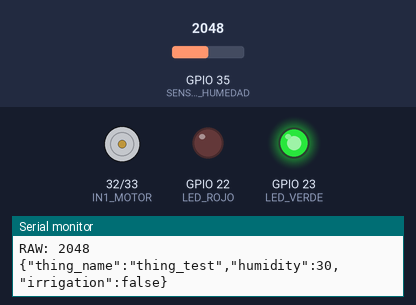
Simulated run of this sketch. Board: ESP32. Shown: motor-driver pin pairs drawn as motors (green arrow = first pin HIGH = forward, orange = second pin HIGH = backward, longer = more drive), output pins drawn as LEDs (lit = HIGH), the last lines printed to the serial monitor. Dashed ring = blinking. The inputs (shaded band) are chosen by the test bench; at power-on: GPIO 35 (SENSOR_HUMEDAD) = 2048 (analog values on the 0–4095 scale). WiFi joins after 1.5 s; servers stay silent unless stated; no MQTT or app messages arrive unless stated.

Above: at 2.7 s.
2.8 s: GPIO 35 (SENSOR_HUMEDAD) set to 57
7.9 s: GPIO 35 (SENSOR_HUMEDAD) set to 47
At 12.06 s:
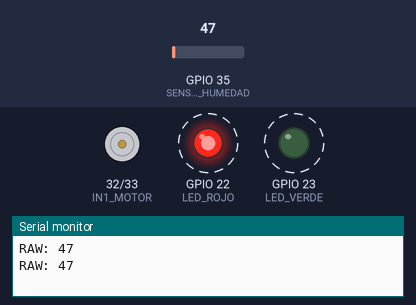
14.4 s: GPIO 35 (SENSOR_HUMEDAD) set to 4090
At 14.8 s:
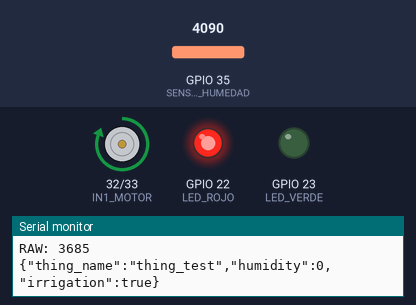
20.9 s: GPIO 35 (SENSOR_HUMEDAD) set to 3982
At 21.7 s:
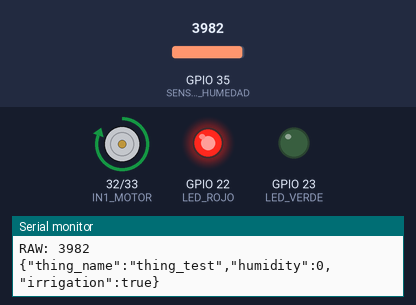
27.5 s: GPIO 35 (SENSOR_HUMEDAD) set to 2092
32.4 s: GPIO 35 (SENSOR_HUMEDAD) set to 2004
At 37.2 s:
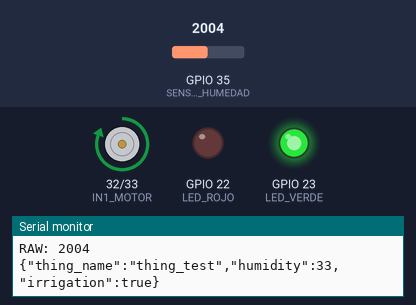
Timing chart, 0 to 38.7 s (numbered marks = the images above; inputs shaded):
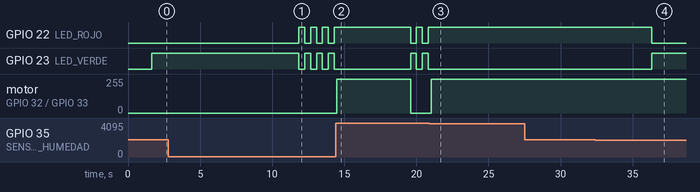

The sketch:

smart_plant.ino
```cpp
#include "config.h"
#include "sensor.h"
#include "pump.h"
#include "leds.h"
#include "aws_iot.h"

int humidity;

void setup() {
    Serial.begin(115200);

    initSensor();
    initPump();
    initLeds();
    initAWS();
}

void loop() {

    loopAWS();

    humidity = readHumidity();

    if(!isSensorOk()){
        ledError();
        turnPumpOff();
        return;
    }

    if(humidity < 30){
        ledDry();
        turnPumpOn();
    }
    else if(humidity > 70){
        ledWet();
        turnPumpOff();
    }
    else{
        setLeds(false,true);
    }

    publishTelemetry(
        humidity,
        isPumpOn()
    );

    delay(5000);
}
```

aws_iot.cpp
```cpp
#include <WiFi.h>
#include <WiFiClientSecure.h>
#include <PubSubClient.h>
#include <ArduinoJson.h>

#include "config.h"
#include "secrets.h"
#include "pump.h"

WiFiClientSecure wifiClient;
PubSubClient client(wifiClient);

String shadowUpdateTopic;
String shadowDeltaTopic;
String telemetryTopic;

void buildTopics() {
    String base = "$aws/things/" + String(THING_NAME) + "/shadow";

    shadowUpdateTopic = base + "/update";
    shadowDeltaTopic  = base + "/update/delta";

    telemetryTopic =
      "macetas/" + String(THING_NAME) + "/telemetry";
}

void callback(char* topic,
              byte* payload,
              unsigned int length)
{
    String msg;

    for(int i=0;i<length;i++)
        msg += (char)payload[i];

    Serial.println("MQTT recibido:");
    Serial.println(msg);

    StaticJsonDocument<512> doc;

    if(deserializeJson(doc,msg))
        return;

    if(String(topic)==shadowDeltaTopic){

        JsonObject state =
        doc["state"].as<JsonObject>();

        if(state.containsKey("irrigation")){

            bool cmd =
            state["irrigation"].as<bool>();

            if(cmd)
                turnPumpOn();
            else
                turnPumpOff();
        }
    }
}

void connectWiFi() {
    Serial.print("Conectando WiFi");

    WiFi.begin(WIFI_SSID,WIFI_PASS);

    while(WiFi.status()!=WL_CONNECTED){
        delay(500);
        Serial.print(".");
    }

    Serial.println();
    Serial.println("WiFi OK");
}

void reconnectMQTT() {
    while(!client.connected()){

        Serial.println("Conectando AWS MQTT...");

        if(client.connect(CLIENT_ID)){
            Serial.println("MQTT conectado");

            client.subscribe(
                shadowDeltaTopic.c_str()
            );
        }
        else{
            Serial.println(client.state());
            delay(5000);
        }
    }
}

void initAWS() {
    buildTopics();

    connectWiFi();

    wifiClient.setCACert(
        AMAZON_ROOT_CA1
    );

    wifiClient.setCertificate(
        CERTIFICATE
    );

    wifiClient.setPrivateKey(
        PRIVATE_KEY
    );

    client.setServer(
        MQTT_BROKER,
        MQTT_PORT
    );

    client.setCallback(callback);
}

void loopAWS() {
    if(!client.connected())
        reconnectMQTT();

    client.loop();
}

void publishTelemetry(int humidity,
                      bool irrigation)
{
    if(!client.connected())
        return;

    StaticJsonDocument<256> doc;

    doc["thing_name"] = THING_NAME;
    doc["humidity"] = humidity;
    doc["irrigation"] = irrigation;

    char buffer[256];

    serializeJson(doc,buffer);

    client.publish(
        telemetryTopic.c_str(),
        buffer
    );

    Serial.println(buffer);
}
```

aws_iot.h
```cpp
#ifndef AWS_IOT_H
#define AWS_IOT_H

void initAWS();
void loopAWS();
void publishTelemetry(
    int humidity,
    bool irrigation
);

#endif
```

leds.cpp
```cpp
#include <Arduino.h>
#include "config.h"

bool blinkState = false;
unsigned long previousBlink = 0;

void initLeds() {
    pinMode(LED_ROJO, OUTPUT);
    pinMode(LED_VERDE, OUTPUT);

    digitalWrite(LED_ROJO, LOW);
    digitalWrite(LED_VERDE, LOW);
}

void setLeds(bool red, bool green){
    digitalWrite(LED_ROJO, red ? HIGH : LOW);
    digitalWrite(LED_VERDE, green ? HIGH : LOW);
}

void ledDry() {
    setLeds(true,false);
}

void ledWet() {
    setLeds(false,true);
}

void ledError() {
    unsigned long now = millis();

    if(now - previousBlink >= 400){
        previousBlink = now;
        blinkState = !blinkState;

        digitalWrite(LED_ROJO, blinkState);
        digitalWrite(LED_VERDE, !blinkState);
    }
}

void ledIrrigating() {
    unsigned long now = millis();

    if(now - previousBlink >= 400){
        previousBlink = now;
        blinkState = !blinkState;

        digitalWrite(LED_ROJO, blinkState);
        digitalWrite(LED_VERDE, LOW);
    }
}
```

leds.h
```cpp
#ifndef LEDS_H
#define LEDS_H

void initLeds();
void setLeds(bool red, bool green);

void ledDry();
void ledWet();
void ledIrrigating();
void ledError();

#endif
```

pump.cpp
```cpp
#include <Arduino.h>
#include "config.h"

bool pumpState = false;

void turnPumpOff() {
    digitalWrite(IN1_MOTOR, LOW);
    digitalWrite(IN2_MOTOR, LOW);
    pumpState = false;
}

void initPump() {
    pinMode(IN1_MOTOR, OUTPUT);
    pinMode(IN2_MOTOR, OUTPUT);
    turnPumpOff();
}

void turnPumpOn() {
    digitalWrite(IN1_MOTOR, HIGH);
    digitalWrite(IN2_MOTOR, LOW);
    pumpState = true;
}

bool isPumpOn() {
    return pumpState;
}
```

pump.h
```cpp
#ifndef PUMP_H
#define PUMP_H

void initPump();
void turnPumpOn();
void turnPumpOff();
bool isPumpOn();

#endif
```

secrets.cpp
```cpp
#include <Arduino.h>
#include "secrets.h"

const char* WIFI_SSID = "UCB-PREMIUM";
const char* WIFI_PASS = "lacatoucb";

const char* MQTT_BROKER =
"a2clru565w1hxm-ats.iot.us-east-1.amazonaws.com";

const int MQTT_PORT = 8883;

const char AMAZON_ROOT_CA1[] PROGMEM = R"EOF(
-----BEGIN CERTIFICATE-----
MIIDQTCCAimgAwIBAgITBmyfz5m/jAo54vB4ikPmljZbyjANBgkqhkiG9w0BAQsF
ADA5MQswCQYDVQQGEwJVUzEPMA0GA1UEChMGQW1hem9uMRkwFwYDVQQDExBBbWF6
b24gUm9vdCBDQSAxMB4XDTE1MDUyNjAwMDAwMFoXDTM4MDExNzAwMDAwMFowOTEL
MAkGA1UEBhMCVVMxDzANBgNVBAoTBkFtYXpvbjEZMBcGA1UEAxMQQW1hem9uIFJv
b3QgQ0EgMTCCASIwDQYJKoZIhvcNAQEBBQADggEPADCCAQoCggEBALJ4gHHKeNXj
ca9HgFB0fW7Y14h29Jlo91ghYPl0hAEvrAIthtOgQ3pOsqTQNroBvo3bSMgHFzZM
9O6II8c+6zf1tRn4SWiw3te5djgdYZ6k/oI2peVKVuRF4fn9tBb6dNqcmzU5L/qw
IFAGbHrQgLKm+a/sRxmPUDgH3KKHOVj4utWp+UhnMJbulHheb4mjUcAwhmahRWa6
VOujw5H5SNz/0egwLX0tdHA114gk957EWW67c4cX8jJGKLhD+rcdqsq08p8kDi1L
93FcXmn/6pUCyziKrlA4b9v7LWIbxcceVOF34GfID5yHI9Y/QCB/IIDEgEw+OyQm
jgSubJrIqg0CAwEAAaNCMEAwDwYDVR0TAQH/BAUwAwEB/zAOBgNVHQ8BAf8EBAMC
AYYwHQYDVR0OBBYEFIQYzIU07LwMlJQuCFmcx7IQTgoIMA0GCSqGSIb3DQEBCwUA
A4IBAQCY8jdaQZChGsV2USggNiMOruYou6r4lK5IpDB/G/wkjUu0yKGX9rbxenDI
U5PMCCjjmCXPI6T53iHTfIUJrU6adTrCC2qJeHZERxhlbI1Bjjt/msv0tadQ1wUs
N+gDS63pYaACbvXy8MWy7Vu33PqUXHeeE6V/Uq2V8viTO96LXFvKWlJbYK8U90vv
o/ufQJVtMVT8QtPHRh8jrdkPSHCa2XV4cdFyQzR1bldZwgJcJmApzyMZFo6IQ6XU
5MsI+yMRQ+hDKXJioaldXgjUkK642M4UwtBV8ob2xJNDd2ZhwLnoQdeXeGADbkpy
rqXRfboQnoZsG4q5WTP468SQvvG5
-----END CERTIFICATE-----
)EOF";

const char CERTIFICATE[] PROGMEM = R"KEY(
-----BEGIN CERTIFICATE-----
MIIDWTCCAkGgAwIBAgIUf0iyyXGbOwbJ8CwnIC9JvDGoJ/gwDQYJKoZIhvcNAQEL
BQAwTTFLMEkGA1UECwxCQW1hem9uIFdlYiBTZXJ2aWNlcyBPPUFtYXpvbi5jb20g
SW5jLiBMPVNlYXR0bGUgU1Q9V2FzaGluZ3RvbiBDPVVTMB4XDTI2MDQyOTIyMjA0
MloXDTQ5MTIzMTIzNTk1OVowHjEcMBoGA1UEAwwTQVdTIElvVCBDZXJ0aWZpY2F0
ZTCCASIwDQYJKoZIhvcNAQEBBQADggEPADCCAQoCggEBAOKqS1GFK+EV9fM7JvaO
BxkEkFH3hWZtvw5OJ5hQYwF0evaGbJSZ59EPMT1O+2i5Em3KxzKzFJ0rWOD6vMau
QYoQRq/QVgnVXbNqGRn652h6mT/Hk5L2gTVd9l97TbttAgsdI8lCJSN/jgtZF3bF
VC83XSurwWVtFr+9lW5JLbBRJVtRRwEisQl/4BJEMjRPGcRYtUaBaBdGN6nOqGEW
mjf8q7v2cw7dSXs5lWFEvVOLl21QyZ6Ifh01AEBlz+7FGxClwl62EP6H8nvpNdAd
LcrAhUnCBSmRI29tiENDpRDi2nW8QD5llyf5TIBt11Ha5Iaz0QDngIIfnhF/xTx7
YDsCAwEAAaNgMF4wHwYDVR0jBBgwFoAUCnrjgUB3OT5OhL2CZWFAwiwnUs0wHQYD
VR0OBBYEFKg0Lcm9Z0faM1W48/9fSmcWI9yzMAwGA1UdEwEB/wQCMAAwDgYDVR0P
AQH/BAQDAgeAMA0GCSqGSIb3DQEBCwUAA4IBAQB9Mr4ktl2C+ZJef5329MqX3J4G
0lhu+fagTeULZD2Wum0Bsc2osXDjnG7R66wIKuCHzROH67nZOfKkf6tgpfAws92L
931uzhszNinXFaAnRzgMfEQDF6qsLS2T2uTnwxDVP6AYWh0MHdt9TqYGAidLY0Is
Iyc9M2463duKjZl+RAj+xxXkjo1aEfnvhq4P05Y6fplWATACdHOs34KFt5u/3K59
EDaArO0vT4kAZCcKbE8p0jrNlZM3o7XOaJa4gFMp7Xl0yJ08Ob0zsJlANybogg0l
cC5lSRkq2C4xVDJJG6rAWczeYMSBaA6FbGUbNsg3yeuTknqjKx0phLVIa5iK
-----END CERTIFICATE-----
)KEY";

const char PRIVATE_KEY[] PROGMEM = R"KEY(
-----BEGIN RSA PRIVATE KEY-----
MIIEpQIBAAKCAQEA4qpLUYUr4RX18zsm9o4HGQSQUfeFZm2/Dk4nmFBjAXR69oZs
lJnn0Q8xPU77aLkSbcrHMrMUnStY4Pq8xq5BihBGr9BWCdVds2oZGfrnaHqZP8eT
kvaBNV32X3tNu20CCx0jyUIlI3+OC1kXdsVULzddK6vBZW0Wv72VbkktsFElW1FH
ASKxCX/gEkQyNE8ZxFi1RoFoF0Y3qc6oYRaaN/yru/ZzDt1JezmVYUS9U4uXbVDJ
noh+HTUAQGXP7sUbEKXCXrYQ/ofye+k10B0tysCFScIFKZEjb22IQ0OlEOLadbxA
PmWXJ/lMgG3XUdrkhrPRAOeAgh+eEX/FPHtgOwIDAQABAoIBAQCF7iG69XlL8nH1
WopXPOyst6mfBSZps4ckqMF0mmslvPG7IQqfc6EqQlPR6g1bf5+ICD1Tk8UmaSqH
JSDONMC9F4js8akk/lHzZUmXtE1vyqEqsn5cZBNMuUyOdokjqfF/J6SxksfnBcOk
qOvYXhi0HX6MA1yu1ZqPiTH2jH7Wor7x6fM3EgzStJALVHnIZ8kjlrh5VX9VhYCT
5V5bt5g1Q2DL8Y2vk6CTmTOHv3BkcifRKBXsq6xwgPcmuGm7TzEpdAii6KWJd/gF
/GalM1iESvY6pfsu3F+Ur+WJWfXrguCj+bqBkqKgUyLMmjBvNxMT+EMOUF0/cDPa
Ht+V9lAhAoGBAPzogVeMbiKkIAEx1EwIibaXHbeOiHBGY8bP5P/msSrMgMu9VSU4
X31c8aCVHCKQu+V3o7JwzmUkRos11lA2mADkdVyZaX97FnwfQ7SFhxyKwrcoQWkM
YKAilKT+bkqyUGlGdTpBQdbs/ONLDBtVC2dAgbbP+TDy6RPR/Qvv80ZHAoGBAOVv
qNgnAXsxZ1zGcI2GwL/kU5VK7shovosFZkWLrWpB+GJQHRNWVlexRN48IJ4evRqF
oq2IGbXIDfQoT/p/qQN60wL1SSC3vRS+7zL0eQwmFIessyhkOEVqTwyeS5ZBG9C7
mQIovM4Kc06U46vLeFe7DdrJ9qt6f4dnPL4ve+xtAoGBALu9tVZSTue0QnXgkaIn
rGM45rx+OFZwSl0psussS1RkHzAfSneo02nydwQn7IzUOEdter1Z9D0soplwy7kb
7darwVuOHrydmOFnLBF0FgpgD497eKMMpyX4xbN9lE4q9HpR7W/jRYbQwiHQchpQ
FXj+b8xPssJdcBxgg6I667K9AoGBALUabWmpaGbouVEnJmLgcjdGMJ/QlSlGXNl5
up+8wHb2eeyIllrUNLVlrRnK1mhZlSVhROa7Xqf5sOIADBmMOUoQ4o0cNswHnM3K
ZR+QkBgB2wS5UnXYnf5VCu7H6JxC6oTZ/84Pf/EXmKr3pbrOkkCV2zrPXtE+kXm9
CNqKusQFAoGAF+DxA1cYve2ViMIDV0RO2tSfZPWAK0ZL0aEUeOa7TC2GMrGBgIev
HMh8ssIPavzvgNeHLk4Icb1/SuL/uU7WLGpEPoh5j5eOqvaOHdpjGImlMZEWwuOm
1ZDiDXBDkYsuVYgfgOXTiQZ25ZIQoLuCBMvA4QsSGds8d156sOBEQxY=
-----END RSA PRIVATE KEY-----
)KEY";
```

secrets.h
```cpp
#ifndef SECRETS_H
#define SECRETS_H

extern const char* WIFI_SSID;
extern const char* WIFI_PASS;
extern const char* MQTT_BROKER;
extern const int MQTT_PORT;

extern const char AMAZON_ROOT_CA1[];
extern const char CERTIFICATE[];
extern const char PRIVATE_KEY[];

#endif
```

sensor.cpp
```cpp
#include <Arduino.h>
#include "config.h"

bool sensorOk = false;

void initSensor() {
    pinMode(SENSOR_HUMEDAD, INPUT);
    analogReadResolution(12);
}

bool isSensorOk() {
    return sensorOk;
}

int readHumidity() {
    long sum = 0;

    // promedio de 10 lecturas
    for(int i=0;i<10;i++){
        sum += analogRead(SENSOR_HUMEDAD);
        delay(10);
    }

    int raw = sum / 10;

    Serial.print("RAW: ");
    Serial.println(raw);

    if(raw <= ADC_ERROR_MIN || raw >= ADC_ERROR_MAX){
        sensorOk = false;
        return -1;
    }

    sensorOk = true;

    int humedad = map(raw,
                      SENSOR_SECO,
                      SENSOR_MOJADO,
                      0,
                      100);

    humedad = constrain(humedad,0,100);

    return humedad;
}
```

sensor.h
```cpp
#ifndef SENSOR_H
#define SENSOR_H

void initSensor();
int readHumidity();
bool isSensorOk();

#endif
```

config.cpp
```cpp
#include "config.h"

const char* THING_NAME = "thing_test";
const char* CLIENT_ID  = "ESP32-thing_test";
```

config.h
```cpp
#ifndef CONFIG_H
#define CONFIG_H

extern const char* THING_NAME;
extern const char* CLIENT_ID;

// pines
#define SENSOR_HUMEDAD 35
#define IN1_MOTOR 32
#define IN2_MOTOR 33
#define LED_VERDE 23
#define LED_ROJO 22

// calibración
const int SENSOR_SECO = 2600;
const int SENSOR_MOJADO = 800;

const int ADC_ERROR_MIN = 50;
const int ADC_ERROR_MAX = 4050;

#endif
```

Measured:
- the behaviour switches between 51 and 50 on GPIO 35 (SENSOR_HUMEDAD) (found by bisection; images 0 and 1)
- the behaviour switches between 2061 and 2060 on GPIO 35 (SENSOR_HUMEDAD) (found by bisection; images 3 and 4)
- after the input at 7.9 s, GPIO 22 (LED_ROJO), GPIO 23 (LED_VERDE): alternates HIGH for 0.41 s and LOW for 0.41 s, starting after 4.0 s
- after the input at 14.4 s, motor on GPIO 32 (IN1_MOTOR) / GPIO 33 (IN2_MOTOR): stopped → forward 255/255 after 0.09 s, → stopped 5.1 s later
- after the input at 20.9 s, GPIO 22 (LED_ROJO): stops changing and stays HIGH; GPIO 23 (LED_VERDE): stops changing and stays LOW; motor on GPIO 32 (IN1_MOTOR) / GPIO 33 (IN2_MOTOR): stopped → forward 255/255 after 0.12 s
- after the input at 32.4 s, GPIO 22 (LED_ROJO): HIGH → LOW after 3.9 s; GPIO 23 (LED_VERDE): LOW → HIGH after 3.9 s
